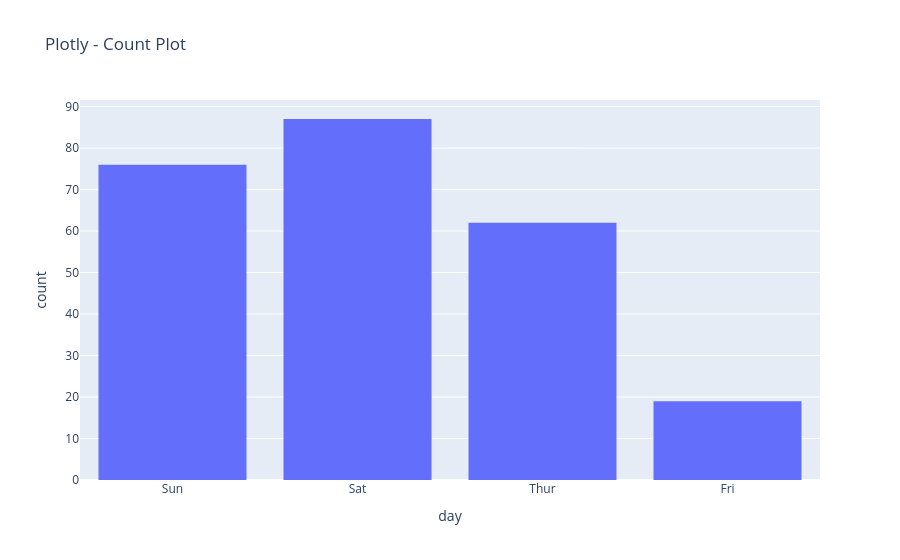

Notebook source saved alongside this figure:
### Code cell
# Seaborn Count Plot
plt.figure(figsize=(8, 4))
sns.countplot(x="day", data=tips)
plt.title("Seaborn - Count Plot")
plt.show()

# Plotly Count (using histogram)
fig = px.histogram(tips, x="day", title="Plotly - Count Plot")
fig.show()

print("✅ Count plot done")

### Figure 1 — Plotly figure (JSON) as saved in the notebook; plotly's stock layout.template omitted (floating-point values rounded to 4 significant figures; data arrays with more than 128 entries replaced by an {"elided": "..."} marker saying what was removed)
{"data": [{"bingroup": "x", "hovertemplate": "day=%{x}<br>count=%{y}<extra></extra>", "legendgroup": "", "marker": {"color": "#636efa", "pattern": {"shape": ""}}, "name": "", "orientation": "v", "showlegend": false, "type": "histogram", "x": {"elided": "244 str values"}, "xaxis": "x", "yaxis": "y"}], "layout": {"barmode": "relative", "legend": {"tracegroupgap": 0}, "title": {"text": "Plotly - Count Plot"}, "xaxis": {"anchor": "y", "domain": [0, 1], "title": {"text": "day"}}, "yaxis": {"anchor": "x", "domain": [0, 1], "title": {"text": "count"}}}}
